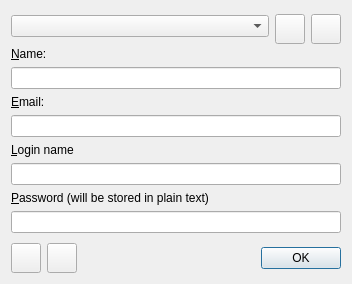
<?xml version="1.0" encoding="UTF-8"?>
<ui version="4.0">
 <class>IdentityDialog</class>
 <widget class="QDialog" name="IdentityDialog">
  <property name="geometry">
   <rect>
    <x>0</x>
    <y>0</y>
    <width>352</width>
    <height>284</height>
   </rect>
  </property>
  <property name="windowTitle">
   <string>Dialog</string>
  </property>
  <layout class="QVBoxLayout" name="verticalLayout">
   <item>
    <layout class="QHBoxLayout" name="horizontalLayout">
     <item>
      <widget class="QComboBox" name="comboBox"/>
     </item>
     <item>
      <widget class="QPushButton" name="buttonAdd">
       <property name="sizePolicy">
        <sizepolicy hsizetype="Minimum" vsizetype="Fixed">
         <horstretch>0</horstretch>
         <verstretch>0</verstretch>
        </sizepolicy>
       </property>
       <property name="minimumSize">
        <size>
         <width>30</width>
         <height>30</height>
        </size>
       </property>
       <property name="maximumSize">
        <size>
         <width>23</width>
         <height>23</height>
        </size>
       </property>
       <property name="text">
        <string/>
       </property>
       <property name="icon">
        <iconset resource="../ressources.qrc">
         <normaloff>:/oldIcons/oldIcons/1411698488_document-add-128.png</normaloff>:/oldIcons/oldIcons/1411698488_document-add-128.png</iconset>
       </property>
      </widget>
     </item>
     <item>
      <widget class="QPushButton" name="buttonRemove">
       <property name="sizePolicy">
        <sizepolicy hsizetype="Minimum" vsizetype="Fixed">
         <horstretch>0</horstretch>
         <verstretch>0</verstretch>
        </sizepolicy>
       </property>
       <property name="minimumSize">
        <size>
         <width>30</width>
         <height>30</height>
        </size>
       </property>
       <property name="maximumSize">
        <size>
         <width>23</width>
         <height>23</height>
        </size>
       </property>
       <property name="text">
        <string/>
       </property>
       <property name="icon">
        <iconset resource="../ressources.qrc">
         <normaloff>:/oldIcons/oldIcons/1411698488_document-delete-128.png</normaloff>:/oldIcons/oldIcons/1411698488_document-delete-128.png</iconset>
       </property>
      </widget>
     </item>
    </layout>
   </item>
   <item>
    <widget class="QLabel" name="label">
     <property name="text">
      <string>&amp;Name:</string>
     </property>
     <property name="buddy">
      <cstring>nameEdit</cstring>
     </property>
    </widget>
   </item>
   <item>
    <widget class="QLineEdit" name="nameEdit"/>
   </item>
   <item>
    <widget class="QLabel" name="label_2">
     <property name="text">
      <string>&amp;Email:</string>
     </property>
     <property name="buddy">
      <cstring>passwordEdit</cstring>
     </property>
    </widget>
   </item>
   <item>
    <widget class="QLineEdit" name="emailEdit"/>
   </item>
   <item>
    <widget class="QLabel" name="label_4">
     <property name="text">
      <string>&amp;Login name</string>
     </property>
     <property name="buddy">
      <cstring>nameEdit</cstring>
     </property>
    </widget>
   </item>
   <item>
    <widget class="QLineEdit" name="loginEdit"/>
   </item>
   <item>
    <widget class="QLabel" name="label_3">
     <property name="text">
      <string>&amp;Password (will be stored in plain text)</string>
     </property>
     <property name="buddy">
      <cstring>passwordEdit</cstring>
     </property>
    </widget>
   </item>
   <item>
    <widget class="QLineEdit" name="passwordEdit">
     <property name="echoMode">
      <enum>QLineEdit::Password</enum>
     </property>
    </widget>
   </item>
   <item>
    <spacer name="verticalSpacer">
     <property name="orientation">
      <enum>Qt::Vertical</enum>
     </property>
     <property name="sizeHint" stdset="0">
      <size>
       <width>20</width>
       <height>40</height>
      </size>
     </property>
    </spacer>
   </item>
   <item>
    <layout class="QHBoxLayout" name="horizontalLayout_2">
     <item>
      <widget class="QPushButton" name="buttonUndo">
       <property name="minimumSize">
        <size>
         <width>30</width>
         <height>30</height>
        </size>
       </property>
       <property name="maximumSize">
        <size>
         <width>30</width>
         <height>30</height>
        </size>
       </property>
       <property name="text">
        <string/>
       </property>
       <property name="icon">
        <iconset resource="../ressources.qrc">
         <normaloff>:/icons/icons/left64.png</normaloff>:/icons/icons/left64.png</iconset>
       </property>
       <property name="shortcut">
        <string>Ctrl+Z</string>
       </property>
      </widget>
     </item>
     <item>
      <widget class="QPushButton" name="buttonRedo">
       <property name="minimumSize">
        <size>
         <width>30</width>
         <height>30</height>
        </size>
       </property>
       <property name="maximumSize">
        <size>
         <width>30</width>
         <height>30</height>
        </size>
       </property>
       <property name="text">
        <string/>
       </property>
       <property name="icon">
        <iconset resource="../ressources.qrc">
         <normaloff>:/icons/icons/right53.png</normaloff>:/icons/icons/right53.png</iconset>
       </property>
       <property name="shortcut">
        <string>Ctrl+Y</string>
       </property>
      </widget>
     </item>
     <item>
      <spacer name="horizontalSpacer">
       <property name="orientation">
        <enum>Qt::Horizontal</enum>
       </property>
       <property name="sizeHint" stdset="0">
        <size>
         <width>40</width>
         <height>20</height>
        </size>
       </property>
      </spacer>
     </item>
     <item>
      <widget class="QDialogButtonBox" name="buttonBox">
       <property name="orientation">
        <enum>Qt::Horizontal</enum>
       </property>
       <property name="standardButtons">
        <set>QDialogButtonBox::Ok</set>
       </property>
      </widget>
     </item>
    </layout>
   </item>
  </layout>
 </widget>
 <resources>
  <include location="../ressources.qrc"/>
 </resources>
 <connections>
  <connection>
   <sender>buttonBox</sender>
   <signal>accepted()</signal>
   <receiver>IdentityDialog</receiver>
   <slot>accept()</slot>
   <hints>
    <hint type="sourcelabel">
     <x>248</x>
     <y>254</y>
    </hint>
    <hint type="destinationlabel">
     <x>157</x>
     <y>274</y>
    </hint>
   </hints>
  </connection>
  <connection>
   <sender>buttonBox</sender>
   <signal>rejected()</signal>
   <receiver>IdentityDialog</receiver>
   <slot>reject()</slot>
   <hints>
    <hint type="sourcelabel">
     <x>316</x>
     <y>260</y>
    </hint>
    <hint type="destinationlabel">
     <x>286</x>
     <y>274</y>
    </hint>
   </hints>
  </connection>
 </connections>
</ui>
